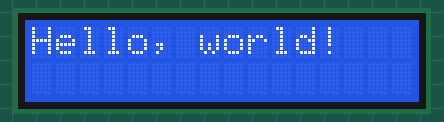
Recording of a sketch running on a simulated Arduino Mega 2560, built with avr-gcc and run on an emulated ATmega2560. On the bench: 16×2 character LCD. The modem accepts every AT command (registered, SIM ready, sends succeed) and sends nothing else; what the sketch prints to the serial monitor is not drawn.

Above: at 17.7 s.
At 18.6 s:
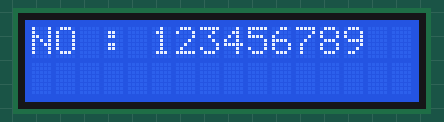

The sketch:

test_get.ino
```cpp
#include <SPI.h>
#include <LiquidCrystal_I2C.h>
#include <Wire.h>  // Arduino IDE 內建

LiquidCrystal_I2C lcd(0x27, 2, 1, 0, 4, 5, 6, 7, 3, POSITIVE);

#define DEBUG true

// Wi-Fi接入點的SSID和密碼
const  char *  ssid  =  "AIOT";
const  char *  password  =  "0277388000";

const char* host = "120.96.57.62";
const int httpPort = 80;
String HTML_respone;

String sendData(String command, const int timeout, boolean debug){
    String response = "";
    Serial1.print(command); // send the read character to the esp8266
    long int time = millis();
    while( (time+timeout) > millis()){
      while(Serial1.available()){
        // The esp has data so display its output to the serial window
        char c = Serial1.read(); // read the next character.
        response+=c;
      }
    }
    if(DEBUG) {
      Serial.print(response);
    }
    return response;
}

void setup(){

  Serial1.begin(115200);//RX1 TX1，即 Pin18 及 Pin19
  Serial.begin(115200);
  while (!Serial) ;       // 等待序列埠開啟完成

  sendData("AT+RST\r\n",2000,DEBUG);
  sendData("AT+CWMODE=3\r\n",200,DEBUG);
  String commend = "AT+CWJAP=\"";
  commend += ssid;
  commend += "\",\"";
  commend += password;
  commend += "\"\r\n";
  if (sendData(commend,5000,DEBUG)){
    //Serial.print("Join AP success\r\n");
    //Serial.print("IP:");
    sendData("AT+CIFSR\r\n",5000,DEBUG);
    sendData("AT+CIPSERVER=0\r\n",200,DEBUG);
    sendData("AT+CIPMUX=0\r\n",200,DEBUG);
    sendData("AT+CIFSR\r\n",5000,DEBUG);

    lcd.begin(16,2);                      // initialize the lcd
    lcd.backlight();
    lcd.print("Hello, world!");
  }
}
void loop(){
  String commend = "AT+CIPSTART=\"TCP\",\"";
  commend += host;
  commend += "\",";
  commend += httpPort;
  commend += "\r\n";
  sendData(commend,200,DEBUG);

  String GET = "GET /123456789.php?username=施勢帆&passwd=12345";
  GET += " HTTP/1.1\r\nHost:";
  GET += host;
  GET += "\r\n\r\n";
  Serial.println(GET);
  String cipSend = "AT+CIPSEND=";
  cipSend += GET.length();
  cipSend += "\r\n";
  sendData(cipSend,300,DEBUG);
  HTML_respone=sendData(GET,400,DEBUG);
  //sendData("AT+CIPCLOSE\r\n",500,DEBUG);
  //HTML_respone=HTML_respone.substring(274,293);
  Serial.println(HTML_respone);
  Serial.println("");

  //lcd.clear();
  lcd.setCursor(0, 0);
  lcd.print("NO : 123456789");
  lcd.setCursor(0, 1);
  //if (HTML_respone.length()!=0) {
  //  HTML_respone=HTML_respone.substring(5,25);
  //  lcd.print(HTML_respone);
  //}
  //delay(1000);
}
```

Measured:
- what the display in image 0 shows lasts 0.9 s, from 17.7 s to 18.6 s
